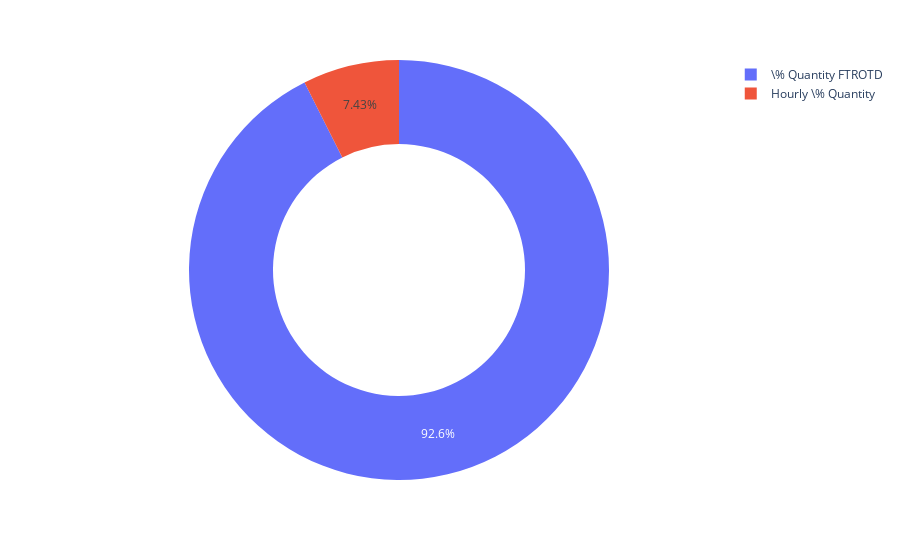

Notebook source saved alongside this figure:
### Code cell
px.pie(df_, names='Columns', values='Value', hole=0.6)

### Figure 1 — Plotly figure (JSON) as saved in the notebook; plotly's stock layout.template omitted (floating-point values rounded to 4 significant figures)
{"data": [{"domain": {"x": [0, 1], "y": [0, 1]}, "hole": 0.6, "hovertemplate": "Columns=%{label}<br>Value=%{value}<extra></extra>", "labels": ["Hourly \\% Quantity", "\\% Quantity FTROTD"], "legendgroup": "", "name": "", "showlegend": true, "type": "pie", "values": [7.426, 92.57]}], "layout": {"legend": {"tracegroupgap": 0}, "margin": {"t": 60}}}
